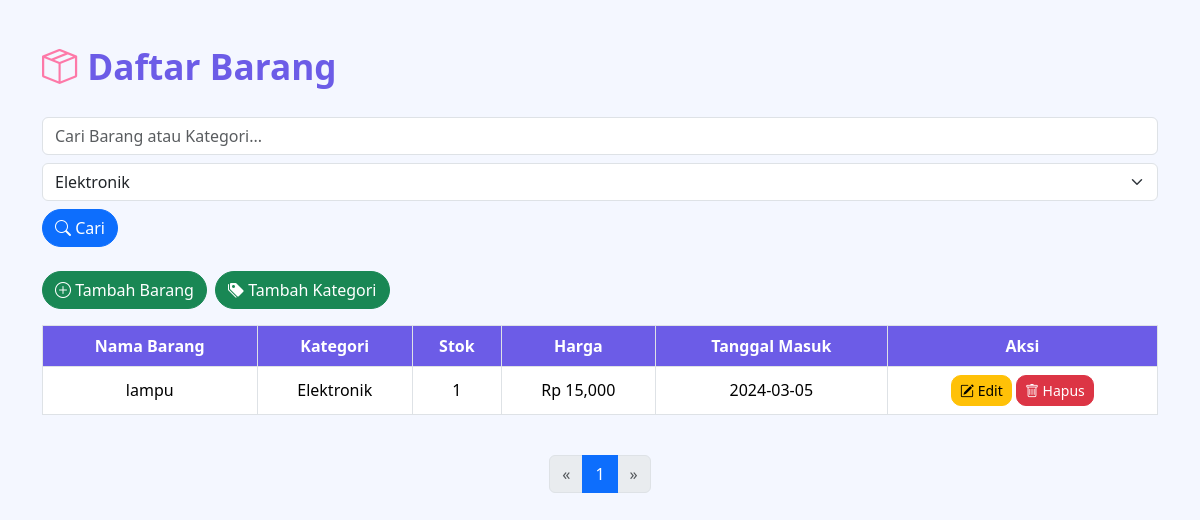
Screenshot of /barang/index.php?kategori=2 with the database file from the repository.
### tables this page shows
CREATE TABLE `barang` (
  `ID` int(11) NOT NULL,
  `NamaBarang` varchar(100) DEFAULT NULL,
  `KategoriID` int(11) DEFAULT NULL,
  `Stok` int(11) DEFAULT NULL,
  `Harga` bigint(20) DEFAULT NULL,
  `TanggalMasuk` date DEFAULT NULL
);

CREATE TABLE `kategori` (
  `ID` int(11) NOT NULL,
  `NamaKategori` varchar(100) DEFAULT NULL
);

### barang/index.php (the view, shortened to what this page needs)
<?php
include 'db.php';
$kategoriResult = $conn->query("SELECT * FROM Kategori");
$kategoriList = [];
if ($kategoriResult && $kategoriResult->num_rows > 0) {
    while ($row = $kategoriResult->fetch_assoc()) {
        $kategoriList[] = $row;
    }
}
$itemsPerPage = 10;
$page = isset($_GET['page']) ? (int)$_GET['page'] : 1;
$offset = ($page - 1) * $itemsPerPage;
$search = isset($_GET['search']) ? $conn->real_escape_string($_GET['search']) : '';
$selectedKategori = isset($_GET['kategori']) ? $conn->real_escape_string($_GET['kategori']) : '';
$sql = "SELECT Barang.*, Kategori.NamaKategori FROM Barang
        LEFT JOIN Kategori ON Barang.KategoriID = Kategori.ID
        WHERE (Barang.NamaBarang LIKE '%$search%' OR Kategori.NamaKategori LIKE '%$search%')";
if (!empty($selectedKategori)) {
    $sql .= " AND Barang.KategoriID = '$selectedKategori'";
}
$sql .= " LIMIT $itemsPerPage OFFSET $offset";
$result = $conn->query($sql);
$sqlCount = "SELECT COUNT(*) AS total FROM Barang
             LEFT JOIN Kategori ON Barang.KategoriID = Kategori.ID
             WHERE (Barang.NamaBarang LIKE '%$search%' OR Kategori.NamaKategori LIKE '%$search%')";
if (!empty($selectedKategori)) {
    $sqlCount .= " AND Barang.KategoriID = '$selectedKategori'";
}
$countResult = $conn->query($sqlCount);
$totalRows = ($countResult && $countResult->num_rows > 0) ? $countResult->fetch_assoc()['total'] : 0;
$totalPages = ceil($totalRows / $itemsPerPage);
?>
<!DOCTYPE html>
<html lang="id">
<head>
    <link href="https://cdn.jsdelivr.net/npm/bootstrap@5.3.2/dist/css/bootstrap.min.css" rel="stylesheet">
    <link href="https://cdn.jsdelivr.net/npm/bootstrap-icons@1.10.5/font/bootstrap-icons.css" rel="stylesheet">
</head>
<body>
<div class="container">
    <div class="genz-heading mb-4">
        <i class="bi bi-box-seam"></i> Daftar Barang
    </div>
    <form method="GET" class="search-bar mb-4 d-flex flex-wrap align-items-center gap-2">
        <input type="text" name="search" class="form-control" placeholder="Cari Barang atau Kategori..." value="<?= htmlspecialchars($search) ?>">
        <select name="kategori" class="form-select">
            <?php foreach ($kategoriList as $k): ?>
                <option value="<?= $k['ID'] ?>" <?= ($selectedKategori == $k['ID']) ? 'selected' : '' ?>>
                    <?= htmlspecialchars($k['NamaKategori']) ?>
                </option>
            <?php endforeach; ?>
        </select>
        <button type="submit" class="btn btn-primary"><i class="bi bi-search"></i> Cari</button>
    </form>
    <div class="mb-3 d-flex flex-wrap gap-2">
        <a href="tambah_barang.php" class="btn btn-success"><i class="bi bi-plus-circle"></i> Tambah Barang</a>
        <a href="tambah_kategori.php" class="btn btn-success"><i class="bi bi-tags-fill"></i> Tambah Kategori</a>
    </div>
    <div class="table-responsive">
        <table class="table table-bordered align-middle text-center">
            <thead>
                <tr>
                    <th>Nama Barang</th>
                    <th>Kategori</th>
                    <th>Stok</th>
                    <th>Harga</th>
                    <th>Tanggal Masuk</th>
                    <th>Aksi</th>
                </tr>
            </thead>
            <tbody>
                <?php if ($result && $result->num_rows > 0): ?>
                    <?php while ($row = $result->fetch_assoc()) : ?>
                        <tr>
                            <td><?= htmlspecialchars($row['NamaBarang']) ?></td>
                            <td><?= htmlspecialchars($row['NamaKategori']) ?></td>
                            <td><?= $row['Stok'] ?></td>
                            <td>Rp <?= number_format($row['Harga']) ?></td>
                            <td><?= $row['TanggalMasuk'] ?></td>
                            <td>
                                <a href="edit_barang.php?id=<?= $row['ID'] ?>" class="btn btn-warning btn-sm"><i class="bi bi-pencil-square"></i> Edit</a>
                                <a href="hapus_barang.php?id=<?= $row['ID'] ?>" class="btn btn-danger btn-sm" onclick="return confirm('Yakin mau hapus barang ini?');"><i class="bi bi-trash"></i> Hapus</a>
                            </td>
                        </tr>
                    <?php endwhile; ?>
                <?php else: ?>
                    <tr><td colspan="6">Data tidak ditemukan.</td></tr>
                <?php endif; ?>
            </tbody>
        </table>
    </div>
    <nav aria-label="Page navigation">
        <ul class="pagination justify-content-center mt-4">
            <li class="page-item <?= ($page == 1) ? 'disabled' : '' ?>">
                <a class="page-link" href="?page=<?= $page - 1 ?>&search=<?= htmlspecialchars($search) ?>&kategori=<?= $selectedKategori ?>">&laquo;</a>
            </li>
            <?php for ($i = 1; $i <= $totalPages; $i++) : ?>
                <li class="page-item <?= ($i == $page) ? 'active' : '' ?>">
                    <a class="page-link" href="?page=<?= $i ?>&search=<?= htmlspecialchars($search) ?>&kategori=<?= $selectedKategori ?>"><?= $i ?></a>
                </li>
            <?php endfor; ?>
            <li class="page-item <?= ($page == $totalPages) ? 'disabled' : '' ?>">
                <a class="page-link" href="?page=<?= $page + 1 ?>&search=<?= htmlspecialchars($search) ?>&kategori=<?= $selectedKategori ?>">&raquo;</a>
            </li>
        </ul>
    </nav>
</div>
</body>
</html>

### barang/index.php (style rules this page uses)
body { background: #f4f7ff; font-family: 'Segoe UI', sans-serif; }
.container { margin-top: 40px; }
.table th { background-color: #6c5ce7; color: white; }
.btn-primary, .btn-success { border-radius: 20px; }
.btn-warning, .btn-danger { border-radius: 10px; }
.genz-heading { font-size: 2.2rem; font-weight: bold; color: #6c5ce7; display: flex; align-items: center; gap: 10px; }
.genz-heading i { color: #fd79a8; }
.search-bar { display: flex; gap: 10px; margin-bottom: 20px; flex-wrap: wrap; }
.search-bar select, .search-bar input { min-width: 200px; }

### rows the page displays
barang: NamaBarang "lampu", KategoriID.NamaKategori "Elektronik", Stok "1", Harga "15,000", TanggalMasuk "2024-03-05"

### other values shown
form field kategori "Elektronik"
